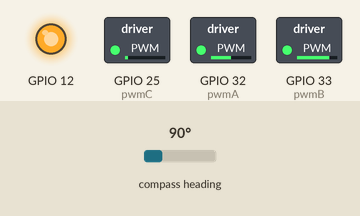
The sketch below on a simulated ESP32. Shown: switched loads named in the sketch (green lamp = pin HIGH), output pins drawn as LEDs (lit = HIGH). Wiring (inferred from the names in the program): AS5600 angle sensor at I2C address 0x36. The test bench sets the inputs (shaded band); at power-on: compass heading 90°. What the sketch prints to the serial monitor is not drawn.

Above: at 4.7 s.
4.8 s: compass heading set to 7°
At 6.0 s:
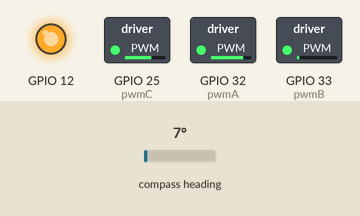
6.3 s: compass heading set to 180°
At 7.4 s:
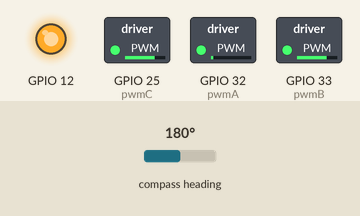
7.8 s: compass heading set to 269°
At 8.5 s:
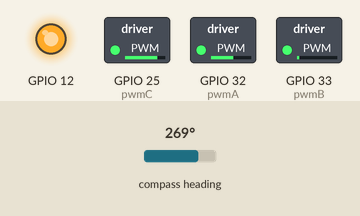
9.3 s: compass heading set to 352°
At 9.7 s:
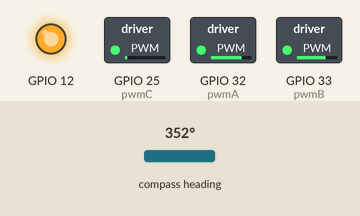
10.8 s: compass heading set to 90°
At 12.0 s:
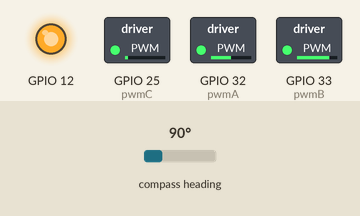
Timing chart, 0 to 13.3 s (numbered marks = the images above; inputs shaded):
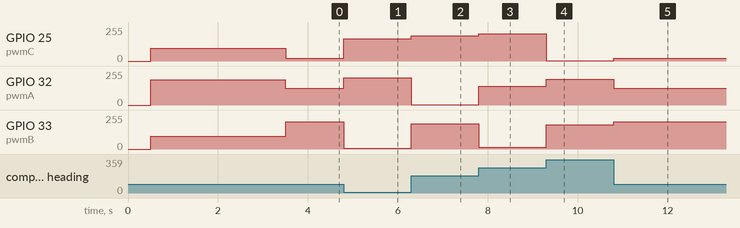

Measured:
- after the input at 4.8 s, GPIO 25 (pwmC): 19/255 → 166/255 at once; GPIO 32 (pwmA): 127/255 → 206/255 at once; GPIO 33 (pwmB): 206/255 → 5/255 at once
- after the input at 6.3 s, GPIO 25 (pwmC): 166/255 → 188/255 at once; GPIO 32 (pwmA): 206/255 → 3/255 at once; GPIO 33 (pwmB): 5/255 → 188/255 at once
- after the input at 7.8 s, GPIO 25 (pwmC): 188/255 → 206/255 at once; GPIO 32 (pwmA): 3/255 → 142/255 at once; GPIO 33 (pwmB): 188/255 → 12/255 at once
- after the input at 9.3 s, GPIO 25 (pwmC): 206/255 → 3/255 at once; GPIO 32 (pwmA): 142/255 → 194/255 at once; GPIO 33 (pwmB): 12/255 → 182/255 at once
- after the input at 10.8 s, GPIO 25 (pwmC): 3/255 → 19/255 at once; GPIO 32 (pwmA): 194/255 → 127/255 at once; GPIO 33 (pwmB): 182/255 → 206/255 at once

The sketch:

sketch_jun10a.ino
```cpp
#include "AS5600.h"

// 定义三相输出
int pwmA = 32;
int pwmB = 33;
int pwmC = 25;

// 编码器对象
Sensor_AS5600 sensor(0);

/**
 * @brief 输入限幅
 * @param amt - 输入
 * @param low - 最小值
 * @param high - 最大值
*/
#define _constrain(amt, low, high) ((amt)<(low) ? (low) : ((amt) > (high) ? (high) : (amt)))

float voltage_limit = 10;
float voltage_power_supply = 12.3;  // 输入电压
float shaft_angle = 0, open_loop_timestamp = 0;

float zero_electric_angle = 0;
float Ualpha = 0, Ubeta = 0;
float Ua = 0, Ub = 0, Uc = 0;
float dc_a = 0, dc_b = 0, dc_c = 0;

int PR = 7;
int DIR = -1;

/**
 * @brief 角度归一化
 * @note 限制在[0, 2π]
*/
float _normalizeAngle(float angle)
{
    float a = fmod(angle, 2*PI);    // 取余
    return a >= 0 ? a : (a + 2*PI);
}

/**
 * @brief 电角度求解函数
 * @param _sensor - 编码器对象
 * @return 电角度
 * @note _electricalAngle(sensor);
*/
float _electricalAngle(Sensor_AS5600 &_sensor)
{
    return _normalizeAngle((float)(DIR * PR) * _sensor.getMechanicalAngle() - zero_electric_angle);  // 电角度 = 机械角度 * 极对数
}

/**
 * @brief 设置pwm到控制器输出
*/
void setPWM(float Ua, float Ub, float Uc)
{
    // 调用限幅
    Ua = _constrain(Ua, 0.0f, voltage_limit);
    Ub = _constrain(Ub, 0.0f, voltage_limit);
    Uc = _constrain(Uc, 0.0f, voltage_limit);

    // 归一计算占空比
    dc_a = _constrain(Ua / voltage_power_supply, 0.0f, 1.0f);
    dc_b = _constrain(Ub / voltage_power_supply, 0.0f, 1.0f);
    dc_c = _constrain(Uc / voltage_power_supply, 0.0f, 1.0f);

    // 写入占空比
    ledcWrite(pwmA, dc_a * 255);
    ledcWrite(pwmB, dc_b * 255);
    ledcWrite(pwmC, dc_c * 255);
}

/**
 * @brief 将控制量转为三相pwm电压驱动电机
 * @param Uq - 力矩环(电压)
 * @param Ud - D轴垂直于磁场, 这里默认为0传入
 * @param angle_el - 电角度
*/
void setPhaseVoltage(float Uq, float Ud, float angle_el)
{
    angle_el = _normalizeAngle(angle_el);

    // 帕克逆变换
    Ualpha = -Uq*sin(angle_el);
    Ubeta = Uq*cos(angle_el);

    // 克拉克逆变换
    Ua = Ualpha + voltage_power_supply/2;
    Ub = (sqrt(3)*Ubeta-Ualpha)/2 + voltage_power_supply/2;
    Uc = (-Ualpha-sqrt(3)*Ubeta)/2 + voltage_power_supply/2;
    setPWM(Ua, Ub, Uc);
}

void setup() {
    // put your setup code here, to run once:
    Serial.begin(115200);

    // 初始化引脚
    pinMode(pwmA, OUTPUT);
    pinMode(pwmB, OUTPUT);
    pinMode(pwmC, OUTPUT);

    // 配置PWM
    ledcAttach(pwmA, 30000, 8);
    ledcAttach(pwmB, 30000, 8);
    ledcAttach(pwmC, 30000, 8);

    // 启动电机
    pinMode(12, OUTPUT);
    digitalWrite(12, HIGH);

    // 初始化编码器 (SDA=19, SCL=18)
    Wire.begin(19, 18);
    sensor.Sensor_init(&Wire);

    setPhaseVoltage(3, 0, 3*PI/2);
    delay(3000);
    zero_electric_angle =_electricalAngle(sensor);
    setPhaseVoltage(0, 0, 3*PI/2);

    Serial.print("0电角度:");Serial.println(zero_electric_angle);
}

float motor_target = PI;
float Kp = 0.133;

void loop() {
    // put your main code here, to run repeatedly:
    sensor.Sensor_update();
    Serial.println(sensor.getAngle());
    float Sensor_Angle = sensor.getAngle();

    setPhaseVoltage(_constrain(Kp * (motor_target - DIR*Sensor_Angle)*180/PI, -6, 6), 0, _electricalAngle(sensor));
}
```

AS5600.cpp
```cpp
#include "AS5600.h"
#include "Wire.h"
#include <Arduino.h>

#define _2PI 6.28318530718f


// AS5600 相关
double Sensor_AS5600::getSensorAngle() {
  uint8_t angle_reg_msb = 0x0C;

  byte readArray[2];
  uint16_t readValue = 0;

  wire->beginTransmission(0x36);
  wire->write(angle_reg_msb);
  wire->endTransmission(false);


  wire->requestFrom(0x36, (uint8_t)2);
  for (byte i=0; i < 2; i++) {
    readArray[i] = wire->read();
  }
  int _bit_resolution=12;
  int _bits_used_msb=11-7;
  float cpr = pow(2, _bit_resolution);
  int lsb_used = _bit_resolution - _bits_used_msb;

  uint8_t lsb_mask = (uint8_t)( (2 << lsb_used) - 1 );
  uint8_t msb_mask = (uint8_t)( (2 << _bits_used_msb) - 1 );

  readValue = ( readArray[1] &  lsb_mask );
  readValue += ( ( readArray[0] & msb_mask ) << lsb_used );
  return (readValue/ (float)cpr) * _2PI;

}

//AS5600 相关

//=========角度处理相关=============
Sensor_AS5600::Sensor_AS5600(int Mot_Num) {
   _Mot_Num=Mot_Num;  //使得 Mot_Num 可以统一在该文件调用

}
void Sensor_AS5600::Sensor_init(TwoWire* _wire) {
    wire=_wire;
    wire->begin();   //电机Sensor
    delay(500);
    getSensorAngle();
    delayMicroseconds(1);
    vel_angle_prev = getSensorAngle();
    vel_angle_prev_ts = micros();
    delay(1);
    getSensorAngle();
    delayMicroseconds(1);
    angle_prev = getSensorAngle();
    angle_prev_ts = micros();
}
void Sensor_AS5600::Sensor_update() {
    float val = getSensorAngle();
    angle_prev_ts = micros();
    float d_angle = val - angle_prev;
    // 圈数检测
    if(abs(d_angle) > (0.8f*_2PI) ) full_rotations += ( d_angle > 0 ) ? -1 : 1;
    angle_prev = val;
}

float Sensor_AS5600::getMechanicalAngle() {
    return angle_prev;
}

float Sensor_AS5600::getAngle(){
    return (float)full_rotations * _2PI + angle_prev;
}

float Sensor_AS5600::getVelocity() {
    // 计算采样时间
    float Ts = (angle_prev_ts - vel_angle_prev_ts)*1e-6;
    // 快速修复奇怪的情况（微溢出）
    if(Ts <= 0) Ts = 1e-3f;
    // 速度计算
    float vel = ( (float)(full_rotations - vel_full_rotations)*_2PI + (angle_prev - vel_angle_prev) ) / Ts;
    // 保存变量以待将来使用
    vel_angle_prev = angle_prev;
    vel_full_rotations = full_rotations;
    vel_angle_prev_ts = angle_prev_ts;
    return vel;
}
```

AS5600.h
```cpp
#include <Arduino.h>
#include "Wire.h"

class Sensor_AS5600
{
  public:
    Sensor_AS5600(int Mot_Num);
    void Sensor_init(TwoWire* _wire = &Wire);
    void Sensor_update();
    float getAngle();
    float getVelocity();
    float getMechanicalAngle();
    double getSensorAngle();
  private:
    int _Mot_Num;
    //AS5600 变量定义
    //int sensor_direction=1;       //编码器旋转方向定义
    float angle_prev=0; // 最后一次调用 getSensorAngle() 的输出结果，用于得到完整的圈数和速度
    long angle_prev_ts=0; // 上次调用 getAngle 的时间戳
    float vel_angle_prev=0; // 最后一次调用 getVelocity 时的角度
    long vel_angle_prev_ts=0; // 最后速度计算时间戳
    int32_t full_rotations=0; // 总圈数计数
    int32_t vel_full_rotations=0; //用于速度计算的先前完整旋转圈数
TwoWire* wire;
};
```
